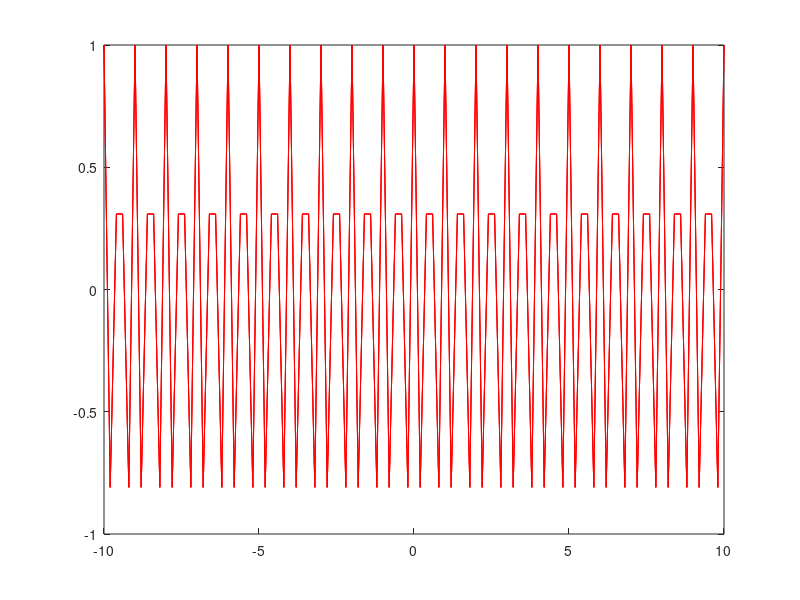

The MATLAB source for this figure: (Note: this script raises an error after producing the figure.)
t=-10:0.2:10;
g1=cos(6*pi*t);
g2=cos(14*pi*t);
g3=cos(26*pi*t);
plot(t,g1,'r',t,g2,'r',t,g3,'r')
f=[cos(6*pi*0.2),cos(6*pi*0.4),cos(6*pi*0.6)]
stem